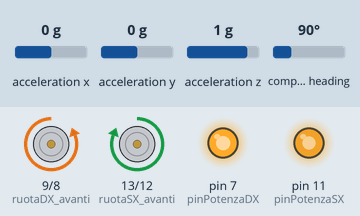
The sketch below on a simulated Arduino Uno, built with avr-gcc and run on an emulated ATmega328P. Shown: motor-driver pin pairs drawn as motors (green arrow = first pin HIGH = forward, orange = second pin HIGH = backward, longer = more drive), output pins drawn as LEDs (lit = HIGH). The inputs (shaded band) are chosen by the test bench; at power-on: compass heading 90°, acceleration x 0 g, acceleration y 0 g, acceleration z 1 g. What the sketch prints to the serial monitor is not drawn.

Above: at 4.2 s.
4.3 s: compass heading set to 180°
At 5.6 s:
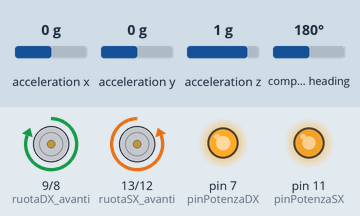
6.8 s: compass heading set to 90°
At 8.0 s:
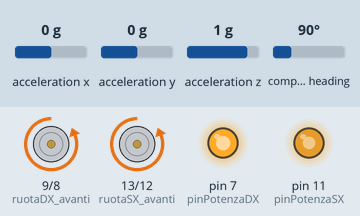
9.8 s: compass heading set to 7°
At 10.4 s:
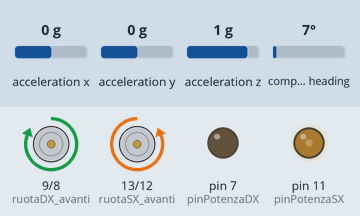
11.3 s: compass heading set to 45°
At 12.5 s:
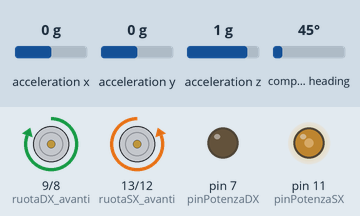
12.8 s: compass heading set to 55°
At 14.0 s:
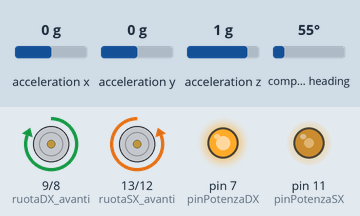
14.3 s: compass heading set to 184°
At 15.4 s:
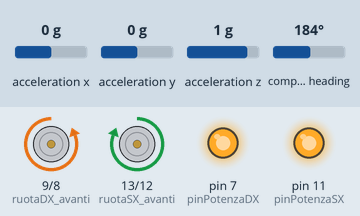
Timing chart, 0 to 16.8 s (numbered marks = the images above; inputs shaded):
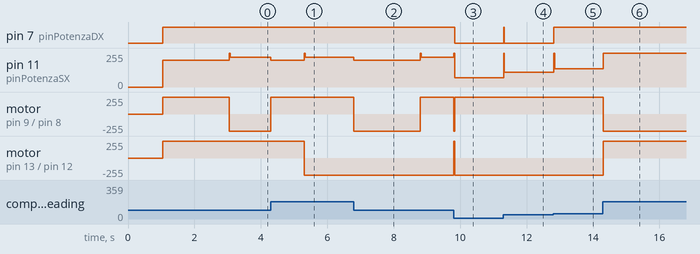

Measured:
- the behaviour switches between 51 and 52° on compass heading (found by bisection; images 4 and 5)
- after the input at 4.3 s, pin 11 (pinPotenzaSX): 225/255 → 200/255 at once, → 225/255 1.0 s later; motor on pin 9 (ruotaDX_avanti) / pin 8 (ruotaDX_indietro): backward 255/255 → forward 255/255 at once; motor on pin 13 (ruotaSX_avanti) / pin 12 (ruotaSX_indietro): forward 255/255 → backward 255/255 after 1.0 s
- after the input at 6.8 s, pin 11 (pinPotenzaSX): 225/255 → 200/255 at once, → 225/255 2.0 s later; motor on pin 9 (ruotaDX_avanti) / pin 8 (ruotaDX_indietro): forward 255/255 → backward 255/255 at once, → forward 255/255 2.0 s later
- after the input at 9.8 s, pin 7 (pinPotenzaDX): HIGH → LOW at once; pin 11 (pinPotenzaSX): 225/255 → 70/255 at once
- after the input at 11.3 s, pin 7 (pinPotenzaDX): LOW → HIGH at once, → LOW 0.02 s later; pin 11 (pinPotenzaSX): 70/255 → 112/255 at once
- after the input at 12.8 s, pin 7 (pinPotenzaDX): LOW → HIGH at once; pin 11 (pinPotenzaSX): 112/255 → 137/255 at once
- after the input at 14.3 s, pin 11 (pinPotenzaSX): 137/255 → 255/255 at once; motor on pin 9 (ruotaDX_avanti) / pin 8 (ruotaDX_indietro): forward 255/255 → backward 255/255 at once; motor on pin 13 (ruotaSX_avanti) / pin 12 (ruotaSX_indietro): backward 255/255 → forward 255/255 at once

The sketch:

rettangolo_bno_e_pid.ino
```cpp
#include <Servo.h>
#include <SoftwareSerial.h>
#include <Adafruit_Sensor.h>
#include <Adafruit_BNO055.h>
#include <utility/imumaths.h>

// === Oggetti e pin ===

Servo myservo;
SoftwareSerial maestroSerial(19, 18); // Pololu
Adafruit_BNO055 bno = Adafruit_BNO055(55); // Giroscopio

const int trigger = 4;
const int echo = 3;

const int ruotaSX_indietro = 12;
const int ruotaSX_avanti = 13;
const int pinPotenzaSX = 11;
const int ruotaDX_indietro = 8;
const int ruotaDX_avanti = 9;
const int pinPotenzaDX = 7;

const int potenza = 200;

// === PID ===

float Kp = 2.5;
float Ki = 0.0;
float Kd = 0.5;
float integral = 0;
float previous_error = 0;

bool programmaAvviato = false;

// === Setup ===

void setup() {
  Serial.begin(9600);
  maestroSerial.begin(9600);

  pinMode(trigger, OUTPUT);
  pinMode(echo, INPUT);
  digitalWrite(trigger, LOW);
  delay(50);

  pinMode(ruotaSX_indietro, OUTPUT);
  pinMode(ruotaSX_avanti, OUTPUT);
  pinMode(pinPotenzaSX, OUTPUT);
  pinMode(ruotaDX_indietro, OUTPUT);
  pinMode(ruotaDX_avanti, OUTPUT);
  pinMode(pinPotenzaDX, OUTPUT);

  fermaMotori();

  if (!bno.begin()) {
    Serial.println("Errore nel rilevare il BNO055");
    while (1);
  }

  bno.setExtCrystalUse(true);
  Serial.println("BNO055 pronto.");
  myservo.write(30);
}

// === Funzioni di movimento ===

void fermaMotori() {
  digitalWrite(ruotaSX_indietro, LOW);
  digitalWrite(ruotaSX_avanti, LOW);
  analogWrite(pinPotenzaSX, 0);
  digitalWrite(ruotaDX_indietro, LOW);
  digitalWrite(ruotaDX_avanti, LOW);
  analogWrite(pinPotenzaDX, 0);
}

void dritto(int secondi) {
  digitalWrite(ruotaSX_indietro, LOW);
  digitalWrite(ruotaSX_avanti, HIGH);
  analogWrite(pinPotenzaSX, potenza);
  digitalWrite(ruotaDX_indietro, LOW);
  digitalWrite(ruotaDX_avanti, HIGH);
  analogWrite(pinPotenzaDX, potenza);
  delay(secondi * 1000);
  fermaMotori();
}

void indietro(int secondi) {
  digitalWrite(ruotaSX_indietro, HIGH);
  digitalWrite(ruotaSX_avanti, LOW);
  analogWrite(pinPotenzaSX, potenza);
  digitalWrite(ruotaDX_indietro, HIGH);
  digitalWrite(ruotaDX_avanti, LOW);
  analogWrite(pinPotenzaDX, potenza);
  delay(secondi * 1000);
  fermaMotori();
}

void ruota_se_stesso_preciso(float angoloTarget, bool destra) {
  sensors_event_t orientationData;
  bno.getEvent(&orientationData, Adafruit_BNO055::VECTOR_EULER);
  float angoloIniziale = orientationData.orientation.x;

  float angoloDesiderato = destra
    ? fmod(angoloIniziale + angoloTarget, 360)
    : fmod(angoloIniziale - angoloTarget + 360, 360);

  float errore = 0;
  unsigned long tempoPrecedente = millis();

  while (true) {
    bno.getEvent(&orientationData, Adafruit_BNO055::VECTOR_EULER);
    float angoloAttuale = orientationData.orientation.x;
    errore = angoloDesiderato - angoloAttuale;

    if (errore > 180) errore -= 360;
    if (errore < -180) errore += 360;
    if (abs(errore) < 0.5) break;

    unsigned long tempoAttuale = millis();
    float deltaTempo = (tempoAttuale - tempoPrecedente) / 1000.0;

    integral += errore * deltaTempo;
    float derivative = (errore - previous_error) / deltaTempo;
    float output = Kp * errore + Ki * integral + Kd * derivative;

    previous_error = errore;
    tempoPrecedente = tempoAttuale;

    output = constrain(output, -255, 255);
    int velocita = abs((int)output);
    velocita = constrain(velocita, 70, 255);

    if (output > 0) {
      digitalWrite(ruotaSX_indietro, LOW);
      digitalWrite(ruotaSX_avanti, HIGH);
      analogWrite(pinPotenzaSX, velocita);
      digitalWrite(ruotaDX_indietro, HIGH);
      digitalWrite(ruotaDX_avanti, LOW);
      analogWrite(pinPotenzaDX, velocita);
    } else {
      digitalWrite(ruotaSX_indietro, HIGH);
      digitalWrite(ruotaSX_avanti, LOW);
      analogWrite(pinPotenzaSX, velocita);
      digitalWrite(ruotaDX_indietro, LOW);
      digitalWrite(ruotaDX_avanti, HIGH);
      analogWrite(pinPotenzaDX, velocita);
    }

    delay(20);
  }

  fermaMotori();
  integral = 0;
  previous_error = 0;
}

// === Movimento rettangolare ===

void eseguiRettangolo() {
  dritto(2);                         // 1 metro avanti
  ruota_se_stesso_preciso(90, true); // gira destra
  dritto(1);                         // 50 cm avanti
  ruota_se_stesso_preciso(90, false); // gira sinistra
  indietro(2);                      // 1 metro indietro
  ruota_se_stesso_preciso(90, false); // gira sinistra
  dritto(1);                         // 50 cm avanti
  ruota_se_stesso_preciso(90, true);  // gira destra
}

// === Loop principale ===

void loop() {
  if (!programmaAvviato) {
    delay(1000); // tempo per prepararsi
    programmaAvviato = true;
    eseguiRettangolo();
    while (true); // ferma tutto dopo il giro
  }
}
```
